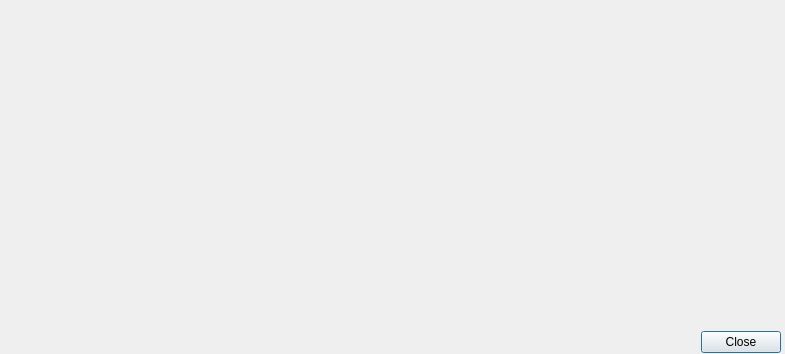
<?xml version="1.0" encoding="UTF-8"?>
<ui version="4.0">
 <class>queueDialog</class>
 <widget class="QDialog" name="queueDialog">
  <property name="windowModality">
   <enum>Qt::NonModal</enum>
  </property>
  <property name="geometry">
   <rect>
    <x>0</x>
    <y>0</y>
    <width>785</width>
    <height>354</height>
   </rect>
  </property>
  <property name="windowTitle">
   <string>Queue Management</string>
  </property>
  <property name="sizeGripEnabled">
   <bool>false</bool>
  </property>
  <widget class="QDialogButtonBox" name="closeButton">
   <property name="geometry">
    <rect>
     <x>690</x>
     <y>330</y>
     <width>91</width>
     <height>25</height>
    </rect>
   </property>
   <property name="standardButtons">
    <set>QDialogButtonBox::Close</set>
   </property>
  </widget>
  <widget class="QWidget" name="horizontalLayoutWidget">
   <property name="geometry">
    <rect>
     <x>10</x>
     <y>10</y>
     <width>761</width>
     <height>311</height>
    </rect>
   </property>
   <layout class="QHBoxLayout" name="slidersLayout"/>
  </widget>
 </widget>
 <resources/>
 <connections/>
</ui>
